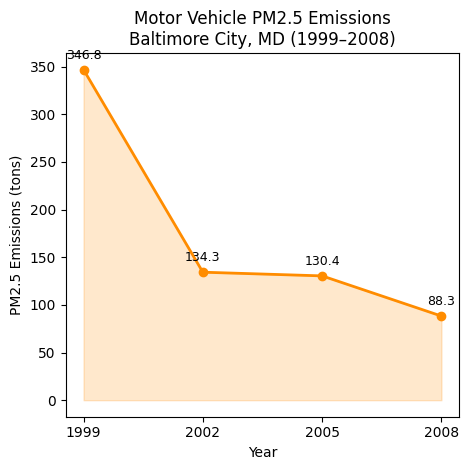

Recreate this plot in Python.
#!/usr/bin/env python
"""
Plot 5: How have motor vehicle emissions changed in Baltimore City from 1999–2008?
Line chart of ON-ROAD type emissions for Baltimore City (fips == "24510").
"""

import pyreadr
import pandas as pd
import matplotlib.pyplot as plt

# Read data
NEI = pyreadr.read_r("ExploratoryDataAnalysis/summarySCC_PM25.rds")[None]
NEI["Emissions"] = pd.to_numeric(NEI["Emissions"], errors="coerce")
NEI["year"] = NEI["year"].astype(int)

# Motor vehicles = ON-ROAD type, Baltimore City only
motor_baltimore = NEI[(NEI["fips"] == "24510") & (NEI["type"] == "ON-ROAD")]
motor_balt_by_year = motor_baltimore.groupby("year")["Emissions"].sum()

fig, ax = plt.subplots(figsize=(480/100, 480/100), dpi=100)
ax.plot(motor_balt_by_year.index, motor_balt_by_year.values, marker="o", color="darkorange", linewidth=2)
ax.fill_between(motor_balt_by_year.index, motor_balt_by_year.values, alpha=0.2, color="darkorange")
ax.set_xlabel("Year")
ax.set_ylabel("PM2.5 Emissions (tons)")
ax.set_title("Motor Vehicle PM2.5 Emissions\nBaltimore City, MD (1999–2008)")
ax.set_xticks([1999, 2002, 2005, 2008])
for yr, val in motor_balt_by_year.items():
    ax.annotate(f"{val:.1f}", (yr, val), textcoords="offset points", xytext=(0, 8), ha="center", fontsize=9)
plt.tight_layout()
plt.savefig("plot5.png", dpi=100, bbox_inches="tight")
plt.close()
print("Plot 5 saved as plot5.png")
